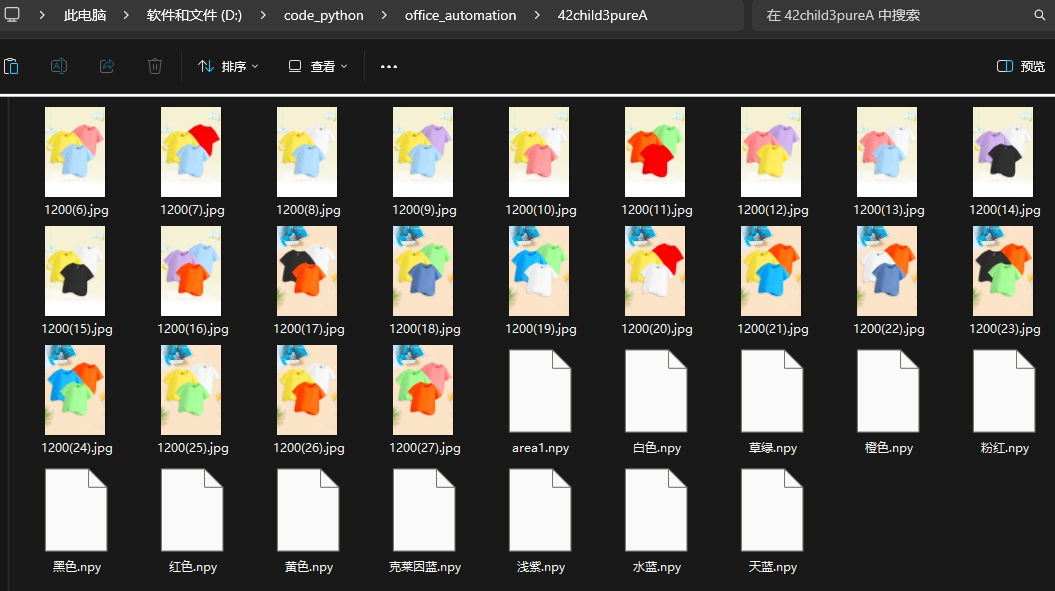
#> input picture .pic/stract1.jpg, 1055 x 591 px; its folder holds 2 pictures in this run
$ python init.py --path ../.pic
#> lines starting #> are read from the running program, lines starting #| are printed output that depends on the picture; after the words box and inside, x2 and y2 are one past the last pixel; in counts of white or black regions, pixels touching at a corner belong together
"""将颜色识别信息储存到文件"""
import os
import cv2
import numpy as np
import argparse


def callback(x) -> None:
    """trackbar回调空函数"""
    pass


def save_color(x) -> None:
    """保存颜色信息的函数"""
    global low_color, up_color, color
    if x == 1:
        data = np.vstack((low_color, up_color))

        np.save(f'{color}.npy', data)
    else:
        pass


def save_area(x) -> None:
    """保存面积的函数"""
    global arr, choose_area
    if x == 1:
        np.save(f'area{choose_area}.npy', arr)
    else:
        pass

def main(path_):
#> called with path_ = '../.pic'
    dist = {0:'白色',
            1:'黑色',
            2:'浅紫',
            3:'粉红',
            4:'浅蓝',
            5:'浅绿',
            6:'杏色',
            7:'浅黄',
            8:'红色',
            9:'黄色',
            10:'深灰',
            11:'卡其',
            12:'虾玉色',
            13:'雾霾蓝',
            14:'天蓝',
            15:'水蓝',
            16:'橙色',
            17:'克莱因蓝',
            18:'草绿',
            19:'紫色',
            20:'彩兰',
            21:'啡色',
            22:'花灰',
            23:'灰蓝'
            }
    for i in dist:
        print(f'{i}:{dist[i]}')
    # 获取path下的所有图片路径
    lst = os.listdir(path_)
    lst = [i for i in lst if 'jpg' in i or 'png' in i or 'jpeg' in i]
    global low_color, up_color, color, arr, choose_area
    # 创建窗口
    cv2.namedWindow('test',cv2.WINDOW_NORMAL)
    cv2.namedWindow('test1', cv2.WINDOW_NORMAL)
    cv2.namedWindow('test2', cv2.WINDOW_NORMAL)


    # region 创建trackbar
    L_H = 0
    H_H = 180
    L_S = 0
    H_S = 255
    L_V = 0
    H_V = 255
    index = 0
    cv2.createTrackbar('index', 'test', index, len(lst)-1, callback)
#> slider 'index' is set to 1
    cv2.createTrackbar('lower_H', 'test', L_H, 180, callback)
#> slider 'lower_H' is set to 36
    cv2.createTrackbar('upper_H', 'test', H_H, 180, callback)
    cv2.createTrackbar('lower_S', 'test', L_S, 255, callback)
#> slider 'lower_S' is set to 51
    cv2.createTrackbar('upper_S', 'test', H_S, 255, callback)
    cv2.createTrackbar('lower_V', 'test', L_V, 255, callback)
#> slider 'lower_V' is set to 51
    cv2.createTrackbar('upper_V', 'test', H_V, 255, callback)
    # 创建颜色选项
    cv2.createTrackbar('color', 'test', 0, 23, callback)
#> slider 'color' is set to 7
    cv2.createTrackbar('chooes_area', 'test', 0, 1, callback)
#> slider 'chooes_area' is set to 1
    cv2.createTrackbar('area', 'test', 1200*800, 1200*800, callback)
    # 保存文件的trackbar
    cv2.createTrackbar('save_color', 'test', 0, 1, save_color)
#> slider 'save_color' is set to 1
    # 保存面积的trackbar
    cv2.createTrackbar('save_area', 'test', 0, 1, save_area)
#> slider 'save_area' is set to 1
    # endregion

    while True:
        # region 获取trackbar
        L_H = cv2.getTrackbarPos('lower_H', 'test')
        H_H = cv2.getTrackbarPos('upper_H', 'test')
        L_S = cv2.getTrackbarPos('lower_S', 'test')
        H_S = cv2.getTrackbarPos('upper_S', 'test')
        L_V = cv2.getTrackbarPos('lower_V', 'test')
        H_V = cv2.getTrackbarPos('upper_V', 'test')
        _color = cv2.getTrackbarPos('color', 'test')
        area = cv2.getTrackbarPos('area', 'test')
        choose_area = cv2.getTrackbarPos('chooes_area', 'test')
        index = cv2.getTrackbarPos('index', 'test')
        # endregion

        path = os.path.join(path_, lst[index])
        img = cv2.imread(path)
#> img is the input picture: shape (591, 1055, 3); mean B, G, R 82.9, 87.8, 90
        # 转换色彩空间
        img1 = cv2.cvtColor(img, cv2.COLOR_BGR2HSV)
#> img1: shape (591, 1055, 3); mean H, S, V 12.1, 19, 93.3

        color = dist.get(_color)

        low_color = np.array([L_H, L_S, L_V])
        up_color = np.array([H_H, H_S, H_V])
        arr = np.array(area)

        mask = cv2.inRange(img1, low_color, up_color)
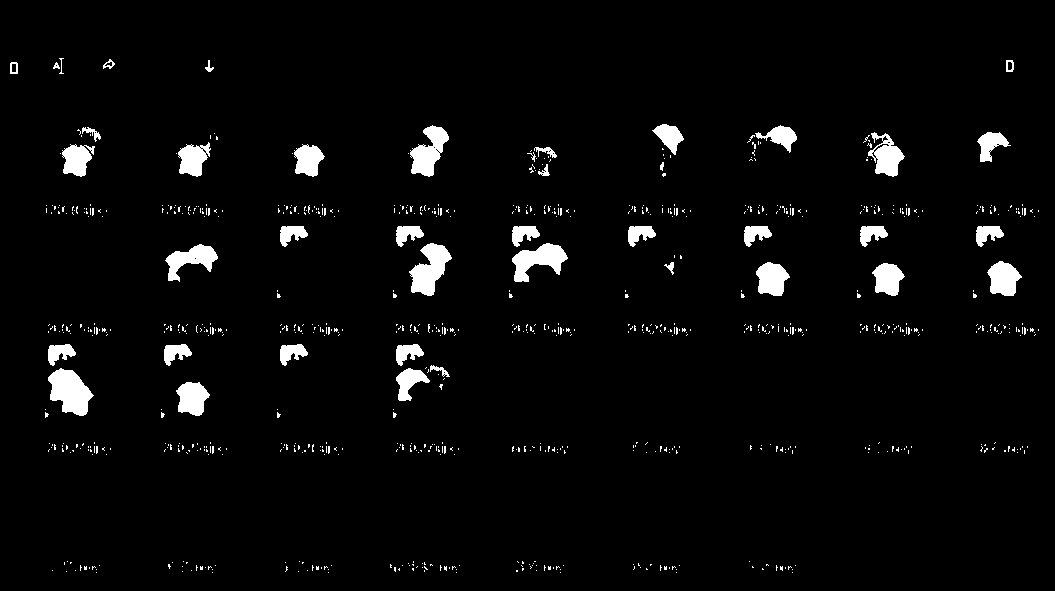
#> mask: shape (591, 1055); 3.6% white; 841 white regions (800 under 20 px)

        contours, hierarchy = cv2.findContours(mask, cv2.RETR_TREE, cv2.CHAIN_APPROX_SIMPLE)
#> contours = 884 contours, 843 with area under 20; largest, box (x1, y1, x2, y2) and area: (48, 368, 94, 416) 1316, (409, 243, 452, 296) 1182, (512, 243, 568, 282) 1074, (410, 125, 449, 177) 1021, (165, 244, 218, 282) 856

        for contour in contours:
            # 对每个轮廓进行矩形拟合
            x, y, w, h = cv2.boundingRect(contour)
            brcnt = np.array([[[x, y]], [[x + w, y]], [[x + w, y + h]], [[x, y + h]]])
            if w * h >= area:
                cv2.drawContours(img, [brcnt], -1, (0, 255, 0), 20)
#> this loop made 884 passes
#> (x, y, w, h, brcnt) on passes 1 to 3: (792, 572, 1, 1, [[792, 572], [793, 572], [793, 573], [792, 573]]), (676, 572, 1, 1, [[676, 572], [677, 572], [677, 573], [676, 573]]), (560, 572, 1, 1, [[560, 572], [561, 572], [561, 573], [560, 573]])
                # brcnt是矩形的四个顶点坐标，-1表示画出矩形，（255,255,255）是颜色，2是线宽

        cv2.imshow('test2', img)
        cv2.imshow('test1', mask)

        if cv2.waitKey(1) == 27:
#> (key Esc is pressed here)
            break

    # 摧毁窗口
    cv2.destroyAllWindows()

if __name__ == '__main__':
    arg = argparse.ArgumentParser()
    arg.add_argument('-p', '--path', type=str, help='图片路径')
    opt = vars(arg.parse_args())

    main(opt['path'])
    # main(r'D:\42heavy\U100\6.jpg')
